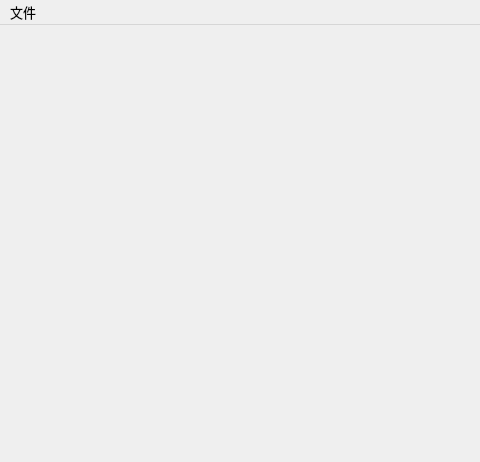
<?xml version="1.0" encoding="UTF-8"?>
<ui version="4.0">
 <class>MainWindow</class>
 <widget class="QMainWindow" name="MainWindow">
  <property name="geometry">
   <rect>
    <x>0</x>
    <y>0</y>
    <width>480</width>
    <height>462</height>
   </rect>
  </property>
  <property name="font">
   <font>
    <family>Leelawadee UI</family>
    <pointsize>12</pointsize>
   </font>
  </property>
  <property name="windowTitle">
   <string>AudioClient</string>
  </property>
  <property name="windowIcon">
   <iconset resource="../../../resource.qrc">
    <normaloff>:/icon/logo</normaloff>:/icon/logo</iconset>
  </property>
  <widget class="QWidget" name="centralwidget">
   <layout class="QGridLayout" name="gridLayout">
    <property name="leftMargin">
     <number>0</number>
    </property>
    <property name="topMargin">
     <number>0</number>
    </property>
    <property name="rightMargin">
     <number>0</number>
    </property>
    <property name="bottomMargin">
     <number>0</number>
    </property>
    <property name="spacing">
     <number>0</number>
    </property>
    <item row="0" column="0">
     <widget class="QStackedWidget" name="windows">
      <property name="currentIndex">
       <number>-1</number>
      </property>
     </widget>
    </item>
   </layout>
  </widget>
  <widget class="QMenuBar" name="menubar">
   <property name="geometry">
    <rect>
     <x>0</x>
     <y>0</y>
     <width>480</width>
     <height>23</height>
    </rect>
   </property>
   <property name="font">
    <font>
     <family>Leelawadee UI</family>
     <pointsize>10</pointsize>
    </font>
   </property>
   <widget class="QMenu" name="menu_file">
    <property name="font">
     <font>
      <family>Leelawadee UI</family>
      <pointsize>10</pointsize>
     </font>
    </property>
    <property name="title">
     <string>文件</string>
    </property>
    <addaction name="action_settings"/>
   </widget>
   <addaction name="menu_file"/>
  </widget>
  <action name="action_settings">
   <property name="icon">
    <iconset>
     <normaloff>:/icon/icon/settings.svg</normaloff>:/icon/icon/settings.svg</iconset>
   </property>
   <property name="text">
    <string>首选项</string>
   </property>
  </action>
  <action name="action_about">
   <property name="text">
    <string>关于</string>
   </property>
  </action>
  <action name="action_about_qt">
   <property name="text">
    <string>关于Qt</string>
   </property>
  </action>
 </widget>
 <resources>
  <include location="../../../resource.qrc"/>
 </resources>
 <connections/>
</ui>
